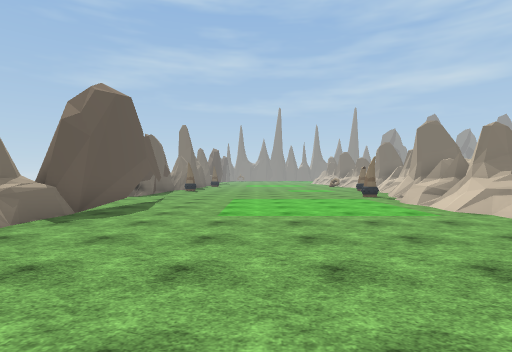
view 1 (above)

12 first-person views from a walk through a Unity game level. The camera is 1.3 m above the floor, looks level and sees 80° across. The floor is counted in squares, 2 m on a side. Each view is taken from the middle of a square. On the plan, view 1 faces up. The plan holds only what a view shows up to about 10 squares ahead; the rest is blank. The place goes on beyond the plan. Some surface patterns are stand-ins.

view 2
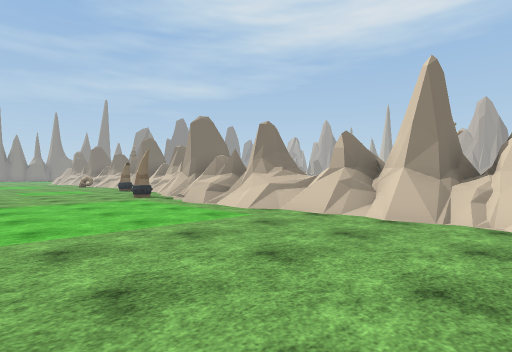

view 3
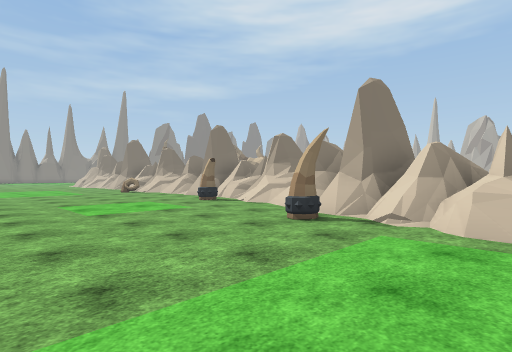

view 4
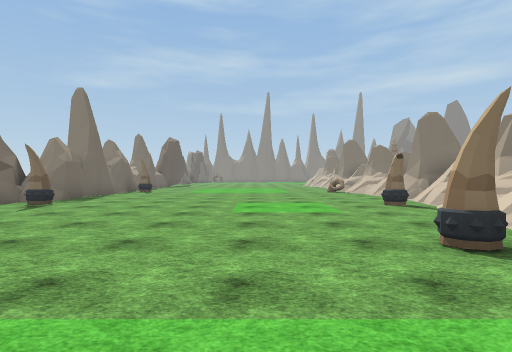

view 5
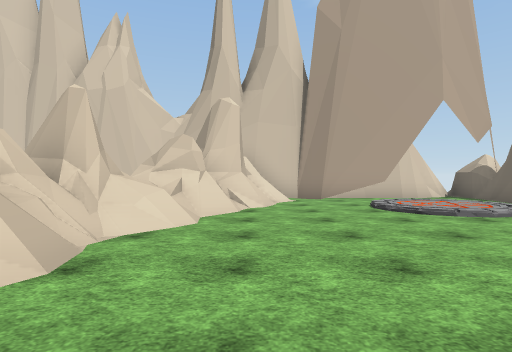

view 6
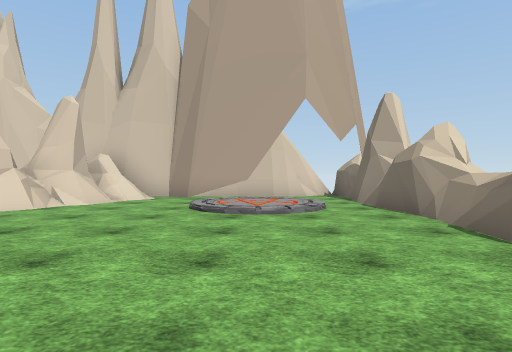

view 7
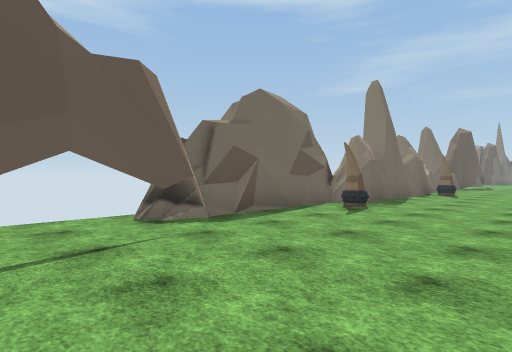

view 8
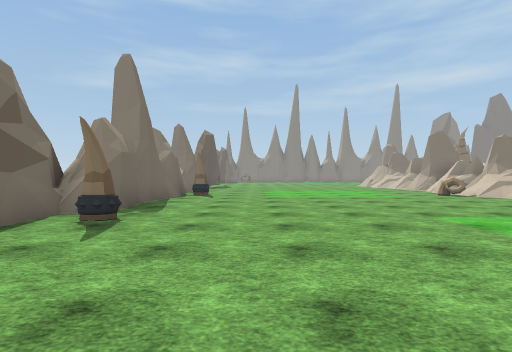

view 9
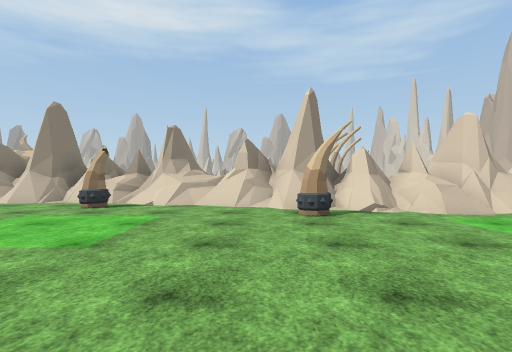

view 10
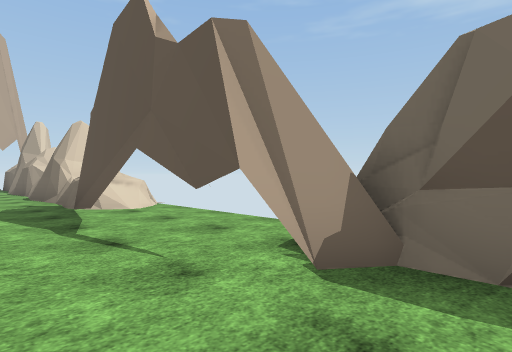

view 11
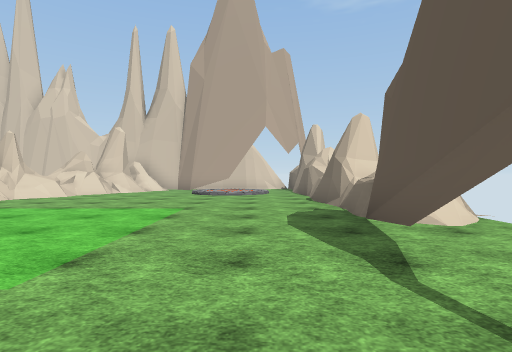

view 12
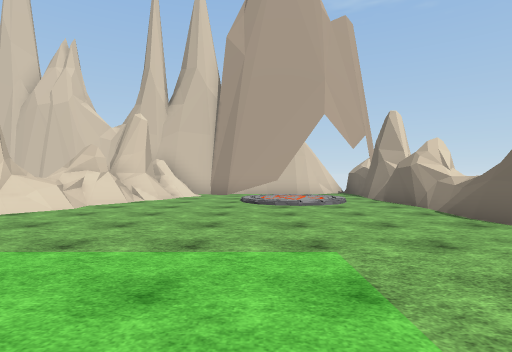

### Floor plan
Key: @ floor where view 1 was taken; # wall or solid block; . main floor; : floor 0.25 m higher than the main floor; / step, stairs or slope; = window, fence, low wall or low ledge; ^ raised ledge; O other object.
Columns run from 5 left of view 1 to 8 right of it. Each row starts with its distance up from view 1.
 21  # ..::::.OO#
 20  #...::::...#
 19  #..........##
 18  #..........##
 17 ##..........##
 16 #.O.........=#
 15 #......::.O/##
 14 #......::../##
 13 #........../==
 12 ##.........###
 11 ## ......O=##
 10  ##......./##
  9  ##..::::/=##
  8  #=..::::/###
  7  #...::::/###
  6 ^#...::::.#=
  5  ^........##
  4 ##........##
  3  #........###
  2  ^......./##
  1  #../..../##
  0  #.::@...##
 -1  #.::/..###
 -2  #.///..###
 -3  #..##..##
 -4  ########

Positions as (right, up) in squares from view 1, and headings:
1: (0, 0), facing up
2: (0, 2), facing up-right
3: (0, 8), facing up-right
4: (2, 8), facing up
5: (3, 6), facing down
6: (-1, 6), facing down
7: (0, 9), facing up-left
8: (-1, 11), facing up
9: (-1, 12), facing right
10: (-2, 13), facing down-left
11: (-2, 11), facing down
12: (0, 8), facing down
